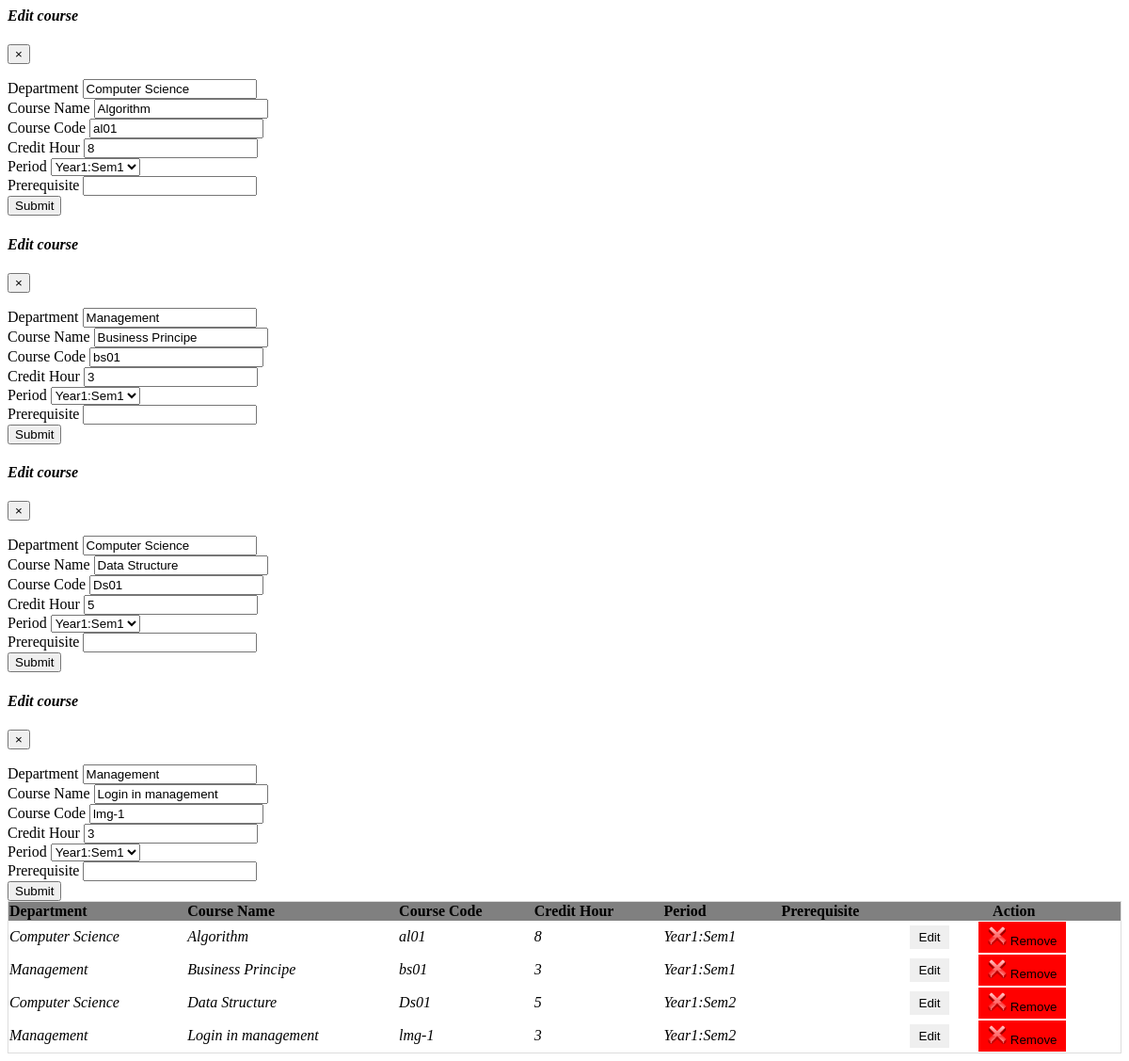
/curriculum/coursesearch.php, run on the app's committed database.
### tables this page shows
CREATE TABLE IF NOT EXISTS `coursebank` (
  `department` varchar(70) DEFAULT NULL,
  `coursename` varchar(70) DEFAULT NULL,
  `coursecode` varchar(25) NOT NULL DEFAULT '',
  `credithour` int(2) DEFAULT NULL,
  `period` varchar(13) DEFAULT NULL,
  `prerequisite` varchar(70) DEFAULT NULL,
  `status` varchar(2) NOT NULL DEFAULT '1',
  PRIMARY KEY (`coursecode`)
);

### curriculum/coursesearch.php (the view, shortened to what this page needs)
<?php
$mydb= new db;
$conn= $mydb->connect();
if(isset($_POST["query"])){
	$q= $_POST["query"];
	$results=$conn->prepare("select *from coursebank where coursename like '%".$q."%' OR coursecode like '%".$q."%' and status =1" );
}
else{
	$results=$conn->prepare("select * from coursebank");
}
?>
<link rel="stylesheet" href="../layout.css">
<table style="border: 1px solid #dddddd;">
    <tr>
        <th style="background-color: gray;">Department</th>
        <th style="background-color: gray;">Course Name</th>
        <th style="background-color: gray;">Course Code</th>
        <th style="background-color: gray;">Credit Hour</th>
        <th style="background-color: gray;">Period</th>
        <th style="background-color: gray;">Prerequisite</th>
        <th style="background-color: gray; text-align: center;" colspan=2>Action</th>
    </tr>
    <?php
$results->execute();
foreach($results as $row){
	?>
    <tr>
        <td><i><?php echo $row['department'];?></i></td>
        <td><i><?php echo $row['coursename'];?></i></td>
        <td><i><?php echo $row['coursecode'];?></i></td>
        <td><i><?php echo $row['credithour'];?></i></td>
        <td><i><?php echo $row['period'];?></i></td>
        <td><i><?php echo $row['prerequisite'];?></i></td>
        <td><button type="button" class="btn btn-info" data-toggle="modal" data-target="#myModals<?php echo $row['prefix']; ?>" style="padding: 5px 10px 5px 10px; border: 1px solid white;"><span class="glyphicon glyphicon-plus"></span>Edit</button></td>
        <td><a href="removeCourse.php?id=<?php echo $row['coursecode']; ?>"><button type="button" class="btn btn-info"  style="padding: 5px 10px 5px 10px; background-color: red; border: none;"><img src="../icons/remove.png" style="height: 20px; width: 20px;"> Remove</button></a></td>
    </tr>
    <div id="myModals<?php echo $row['prefix'];?>" class="modal fade" role="dialog">
        <div class="modal-dialog">
            <div class="modal-content">
                <div class="modal-header">
                    <h4><i>Edit course</i></h4>
                    <button type="button" class="close" data-dismiss="modal">&times;</button>
                </div>
                <div class="modal-body">
                    <form method="post" action="">
                        <div class="form-group">
                            <label for="inputState">Department</label>
                            <input type="text" class="form-control" id="exampleInputPassword1" name="department" value="<?php echo $row['department'];?>">
                        </div>
                        <div class="form-group">
                            <label for="exampleInputPassword1">Course Name</label>
                            <input type="text" class="form-control" id="exampleInputPassword1" name="coursename" value="<?php echo $row['coursename'];?>">
                        </div>
                        <div class="form-group">
                            <label for="exampleInputEmail1">Course Code</label>
                            <input type="text" class="form-control" id="exampleInputEmail1" name="coursecode" value="<?php echo $row['coursecode'];?>">
                        </div>
                        <div class="form-group">
                            <label for="exampleInputPassword1">Credit Hour</label>
                            <input type="number" class="form-control" id="exampleInputPassword1" name="credithour" min="1" value="<?php echo $row['credithour'];?>">
                        </div>
                        <div class="form-group">
                            <label for="exampleInputPassword1">Period</label>
                            <select id="inputState" class="form-control" name="period" required>
                                <option selected>Year1:Sem1</option>
                            </select>
                        </div>
                        <div class="form-group">
                            <label for="exampleInputPassword1">Prerequisite</label>
                            <input type="text" class="form-control" id="exampleInputPassword1" name="prerequisite" value="<?php echo $row['prerequisite'];?>">
                        </div>
                        <button type="submit" class="btn btn-primary" name="changeCourse">Submit</button>
                    </form>
                </div>
            </div>
        </div>
    </div>
    <?php
}?>
</table>

### layout.css (style rules this page uses)
table { font-family: serif; border-collapse: collapse; width: 100%; }
td, th { border: 0px solid #dddddd; text-align: left; }

### data on the page
coursebank: department "Computer Science", coursename "Algorithm", coursecode "al01", credithour "8", period "Year1:Sem1"
coursebank: department "Management", coursename "Business Principe", coursecode "bs01", credithour "3", period "Year1:Sem1"
coursebank: department "Computer Science", coursename "Data Structure", coursecode "Ds01", credithour "5", period "Year1:Sem2"
coursebank: department "Management", coursename "Login in management", coursecode "lmg-1", credithour "3", period "Year1:Sem2"
